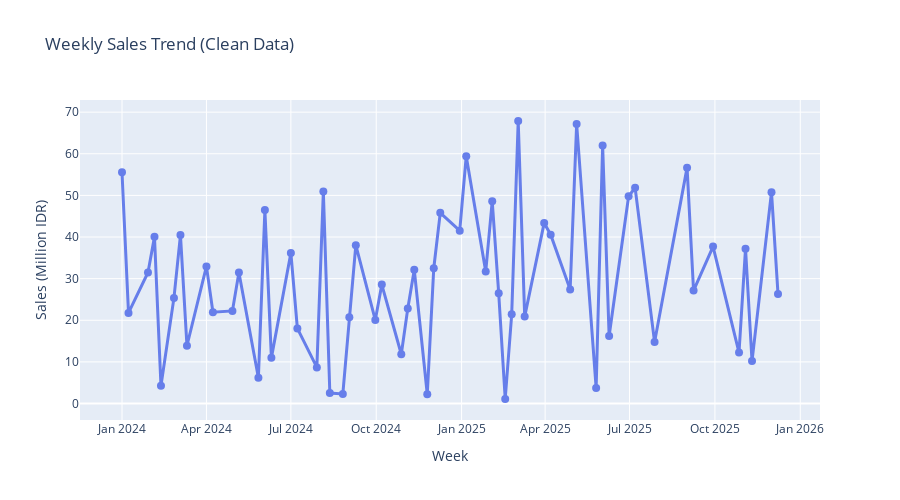

Write notebook code for a chart like this one.
### Code cell
# Visualize data
fig = go.Figure()

fig.add_trace(go.Scatter(
    x=weekly_sales['Week'],
    y=weekly_sales['Total_Sales']/1e6,
    mode='lines+markers',
    name='Weekly Sales',
    line=dict(color='#667eea', width=3),
    marker=dict(size=8)
))

fig.update_layout(
    title='Weekly Sales Trend (Clean Data)',
    xaxis_title='Week',
    yaxis_title='Sales (Million IDR)',
    height=500
)

fig.show()
